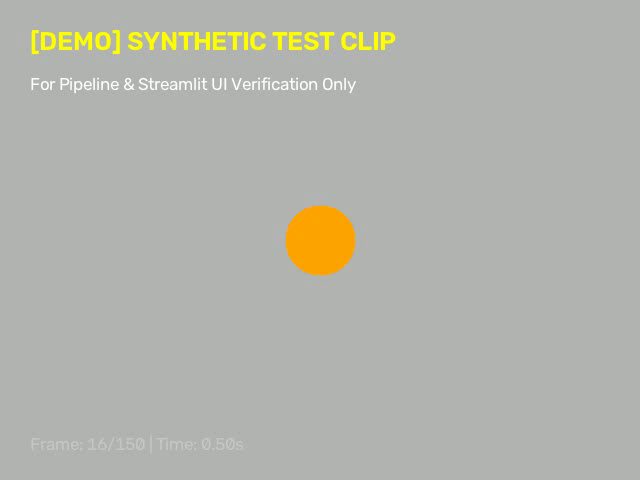
#> input picture frame 15 of data/demo_clips/demo_exam_session_[DEMO].mp4, 640 x 480 px
$ python diagnose_streamlit_yolo.py
#> lines starting #> are read from the running program, lines starting #| are printed output that depends on the picture
### src/utils/video_loader.py
"""
Video Loader and Validation Utility for Online Exam Proctoring Pipeline.
Handles video ingestion, format validation, property extraction, and frame iteration.
"""

from pathlib import Path
from typing import Dict, Any, Generator, Tuple, Optional
import cv2
import numpy as np
from src.config import FRAME_SKIP
from src.utils.logger import get_logger

logger = get_logger("video_loader")
#> (the call stopped at in _initialize_model, `self.model = YOLO("yolov5s.pt")`: ultralytics is not available in this run)

SUPPORTED_EXTENSIONS = {".mp4", ".avi", ".mov", ".mkv"}


class VideoValidationError(Exception):
    """Custom exception raised when video validation fails."""
    pass


class VideoProperties:
    """Read-only property container wrapper for VideoLoader properties."""

    def __init__(self, metadata: Dict[str, Any]):
        self.total_frames = metadata.get("frame_count", 0)
        self.fps = metadata.get("fps", 30.0)
        self.width = metadata.get("width", 0)
        self.height = metadata.get("height", 0)
        self.duration_sec = metadata.get("duration_sec", 0.0)

    # [10 lines left out: function __getitem__, not called in this run]


class VideoLoader:
    """Wraps OpenCV VideoCapture to validate videos and yield frames with frame-skip logic."""

    def __init__(self, video_path: Path, frame_skip: int = FRAME_SKIP):
        self.video_path = Path(video_path)
        self.frame_skip = frame_skip
        self.metadata = self.validate_and_get_info()
        self.properties = VideoProperties(self.metadata)

    def validate_and_get_info(self) -> Dict[str, Any]:
        """Validates video container format, file existence, and readable frames."""
        if not self.video_path.exists():
            raise VideoValidationError(f"Video file does not exist: {self.video_path}")

        if not self.video_path.is_file():
            raise VideoValidationError(f"Provided path is not a file: {self.video_path}")

        if self.video_path.suffix.lower() not in SUPPORTED_EXTENSIONS:
            raise VideoValidationError(
                f"Unsupported video extension '{self.video_path.suffix}'. "
                f"Supported: {SUPPORTED_EXTENSIONS}"
            )

        cap = cv2.VideoCapture(str(self.video_path))
        if not cap.isOpened():
            cap.release()
            raise VideoValidationError(f"Failed to open video container: {self.video_path}")

        frame_count = int(cap.get(cv2.CAP_PROP_FRAME_COUNT))
        fps = float(cap.get(cv2.CAP_PROP_FPS))
        width = int(cap.get(cv2.CAP_PROP_FRAME_WIDTH))
        height = int(cap.get(cv2.CAP_PROP_FRAME_HEIGHT))

        if frame_count <= 0 or width <= 0 or height <= 0:
            cap.release()
            raise VideoValidationError(
                f"Corrupt video metadata for {self.video_path.name}: "
                f"frames={frame_count}, width={width}, height={height}"
            )

        # Attempt reading the first frame to verify readability
        ret, first_frame = cap.read()
#> first_frame is the input picture: shape (480, 640, 3); mean B, G, R 172.4, 179.9, 179.1
        cap.release()

        if not ret or first_frame is None:
            raise VideoValidationError(f"Video opened but first frame could not be read: {self.video_path}")

        duration_sec = frame_count / fps if fps > 0 else 0.0

        info = {
            "file_name": self.video_path.name,
            "file_path": str(self.video_path),
            "frame_count": frame_count,
            "fps": fps,
            "width": width,
            "height": height,
            "duration_sec": duration_sec
        }
        logger.info(
            f"Validated video '{self.video_path.name}': "
            f"{width}x{height} @ {fps:.1f} FPS, {frame_count} frames, {duration_sec:.2f}s"
        )
        return info

    def read_frames(self, frame_skip: Optional[int] = None) -> Generator[Tuple[int, float, np.ndarray], None, None]:
        """
        Yields (frame_index, timestamp_seconds, frame_bgr) for every `frame_skip`-th frame.
        Guarantees exact frame-level index tracking.
        """
        effective_skip = frame_skip if frame_skip is not None else self.frame_skip
        cap = cv2.VideoCapture(str(self.video_path))
        if not cap.isOpened():
            raise VideoValidationError(f"Cannot open video for reading: {self.video_path}")

        frame_idx = 0
        fps = self.metadata.get("fps", 30.0)
        fps = fps if fps > 0 else 30.0

        try:
            while True:
                ret, frame = cap.read()
                if not ret or frame is None:
                    break

                if frame_idx % effective_skip == 0:
                    timestamp = frame_idx / fps
                    yield (frame_idx, timestamp, frame)

                frame_idx += 1
        finally:
            cap.release()
            logger.debug(f"Closed video reader for '{self.video_path.name}'. Processed {frame_idx} frames total.")

### src/preprocessing/keyframe_extractor.py
"""
Key-Frame Extraction Module for Online Exam Proctoring Pipeline.
Implements fixed-threshold motion difference frame selection:
  SumDiff = sum(abs(F_t - F_{t-1}))
  Key-Frame Condition: SumDiff > T (where T = 340,000 and frame_skip = 3)
As specified in project_report.pdf (Ramzan et al., 2024).
"""

from pathlib import Path
from typing import Tuple, Dict, Any, Optional, Generator
import cv2
import numpy as np
from src.config import MOTION_THRESHOLD, FRAME_SKIP
from src.utils.logger import get_logger
from src.utils.video_loader import VideoLoader

logger = get_logger("keyframe_extractor")


class KeyFrameExtractor:
    """
    Evaluates frame-to-frame pixel differences against motion threshold T.
    Normalizes pixel area across resolutions to ensure invariant key-frame extraction
    for general real-world examination videos (480p, 720p, 1080p).
    """

    def __init__(
        self,
        threshold: float = MOTION_THRESHOLD,
        frame_skip: int = FRAME_SKIP,
        motion_threshold: Optional[float] = None,
        min_keyframe_interval: int = 1
    ):
        eff_threshold = motion_threshold if motion_threshold is not None else threshold
        self.threshold = float(eff_threshold)
        self.motion_threshold = float(eff_threshold)
        self.frame_skip = int(frame_skip)
        self.min_keyframe_interval = int(min_keyframe_interval)
        self.prev_frame_gray: Optional[np.ndarray] = None
        self.last_motion_sum: float = 0.0
        self.reset()

        logger.info(f"Initialized KeyFrameExtractor (Fixed Threshold T={self.threshold}, frame_skip={self.frame_skip})")

    def reset(self):
        """Resets key-frame extractor state between videos."""
        self.prev_frame_gray = None
        self.last_motion_sum = 0.0

    def compute_frame_difference(self, current_frame: np.ndarray) -> float:
        """
        Computes absolute frame difference sum:
        SumDiff = sum(abs(F_t - F_{t-1}))
        Normalized to 640x480 resolution baseline for resolution-invariant motion detection.
        """
        if current_frame is None or current_frame.size == 0:
            raise ValueError("Invalid empty frame passed to difference calculation.")

        if len(current_frame.shape) == 3 and current_frame.shape[2] == 3:
            curr_gray = cv2.cvtColor(current_frame, cv2.COLOR_BGR2GRAY)
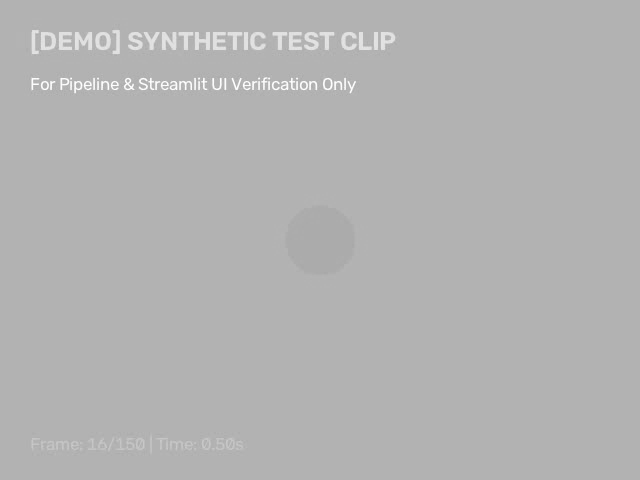
#> curr_gray: shape (480, 640); min 165, max 255, mean 178.7
        else:
            curr_gray = current_frame

        if self.prev_frame_gray is None:
            self.prev_frame_gray = curr_gray
            self.last_motion_sum = float("inf")
            return float("inf")

        diff = cv2.absdiff(curr_gray, self.prev_frame_gray)
        raw_sum_diff = float(np.sum(diff))

        # Resolution area normalization relative to 640x480 baseline (307,200 pixels)
        h, w = curr_gray.shape[:2]
        area_scale = (w * h) / 307200.0 if (w * h > 0) else 1.0
        norm_sum_diff = raw_sum_diff / max(0.1, area_scale)

        self.last_motion_sum = norm_sum_diff
        self.prev_frame_gray = curr_gray
        return norm_sum_diff

    # [4 lines left out: function should_keep_frame, not called in this run]

    def process_frame(
        self,
        current_frame: np.ndarray,
        frame_idx: int = 0,
        timestamp: float = 0.0
    ) -> Tuple[bool, float, Dict[str, Any]]:
        """
        Processes a single frame and evaluates if it qualifies as a key-frame.
        Returns Tuple[is_key_frame: bool, sum_diff: float, metadata: dict].
        """
        sum_diff = self.compute_frame_difference(current_frame)
#> sum_diff = inf
        if sum_diff == float("inf"):
            is_key_frame = True
            reason = "initial_baseline_frame"
        elif sum_diff > self.threshold:
            is_key_frame = True
            reason = "exceeds_fixed_threshold"
        else:
            is_key_frame = False
            reason = "below_threshold_discarded"

        metadata = {
            "frame_idx": frame_idx,
            "timestamp": timestamp,
            "sum_diff": sum_diff,
            "threshold": self.threshold,
            "reason": reason
        }
#> metadata = {'frame_idx': 0, 'timestamp': 0, 'sum_diff': inf, 'threshold': 340000, 'reason': 'initial_baseline_frame'}

        return is_key_frame, sum_diff, metadata

    # [11 lines left out: function extract_keyframes, not called in this run]

### src/utils/logger.py
"""
Logging Utility for Online Exam Proctoring Pipeline.
"""

import logging
import sys
from pathlib import Path
from src.config import RESULTS_DIR


def get_logger(name: str = "exam_proctoring", log_file: str = "app.log") -> logging.Logger:
    """Configures and returns a logger instance with console and file handlers."""
    logger = logging.getLogger(name)
    logger.setLevel(logging.INFO)

    if logger.hasHandlers():
        return logger

    # Formatting
    formatter = logging.Formatter(
        "[%(asctime)s] [%(levelname)s] [%(name)s] %(message)s",
        datefmt="%Y-%m-%d %H:%M:%S"
    )

    # Console Handler
    console_handler = logging.StreamHandler(sys.stdout)
    console_handler.setFormatter(formatter)
    logger.addHandler(console_handler)

    # File Handler
    try:
        RESULTS_DIR.mkdir(parents=True, exist_ok=True)
        file_handler = logging.FileHandler(RESULTS_DIR / log_file, encoding="utf-8")
        file_handler.setFormatter(formatter)
        logger.addHandler(file_handler)
    except Exception as e:
        console_handler.setFormatter(formatter)

    return logger

### src/models/yolov5_detector.py
"""
YOLOv5 Object Detection & Fine-Tuning Branch Wrapper.
Kept as a separate detection module branch per project methodology.
As specified in project_report.pdf (Ramzan et al., 2024).
"""

from pathlib import Path
from typing import Dict, Any, List, Optional, Tuple, Union
import numpy as np
import yaml
from src.config import CLASS_NAMES, NUM_CLASSES, YOLOV5_DATA_DIR, RAW_PUBLIC_DATASET_DIR, WEIGHTS_DIR
from src.utils.logger import get_logger

logger = get_logger("yolov5_detector")


class YOLOv5Detector:
    """
    Dedicated YOLOv5 Object Detection & Abnormal Activity Localizer.
    Maintains custom data.yaml generation and Ultralytics YOLOv5 interface.
    """

    def __init__(
        self,
        weights_path: Optional[Union[str, Path]] = None,
        device: str = "cpu",
        conf_threshold: float = 0.25
    ):
        self.device = device
        self.conf_threshold = conf_threshold
        self.model_name = "yolov5"
        self.weights_path = Path(weights_path) if weights_path else None
        self.model = None

        self._initialize_model()

    def _initialize_model(self):
        """Initializes Ultralytics YOLOv5 architecture backbone."""
        try:
            from ultralytics import YOLO
            best_pt = WEIGHTS_DIR / "yolov5_best.pt"
            target_pt = self.weights_path if (self.weights_path and self.weights_path.exists()) else (best_pt if best_pt.exists() else None)

            if target_pt and target_pt.exists():
                self.model = YOLO(str(target_pt))
                self.weights_path = target_pt
                logger.info(f"Loaded YOLOv5 custom checkpoint from {target_pt}")
            else:
                self.model = YOLO("yolov5s.pt")
                logger.info("Initialized default YOLOv5s architecture backbone.")
        except Exception as e:
            logger.warning(f"Ultralytics YOLOv5 initialization warning: {e}. Running in structural simulation mode.")
            self.model = None

    # [25 lines left out: function generate_data_yaml, not called in this run]

    def predict_frame(self, frame: np.ndarray) -> List[Dict[str, Any]]:
        """
        Runs object detection on a key-frame tensor/image matrix.
        Returns list of detections: [{"class_id": int, "class_name": str, "confidence": float, "bbox": [x1,y1,x2,y2]}]
        """
        if self.model is None or frame is None:
            return []

        # Convert OpenCV BGR array to RGB for Ultralytics YOLO model
        if isinstance(frame, np.ndarray) and frame.ndim == 3 and frame.shape[2] == 3:
            import cv2
            input_frame = cv2.cvtColor(frame, cv2.COLOR_BGR2RGB)
        else:
            input_frame = frame

        results = self.model(input_frame, verbose=False, conf=self.conf_threshold)
        detections = []

        for r in results:
            boxes = r.boxes
            for box in boxes:
                cls_id = int(box.cls[0].item())
                conf = float(box.conf[0].item())
                xyxy = box.xyxy[0].tolist()

                cls_name = CLASS_NAMES[cls_id] if cls_id < len(CLASS_NAMES) else f"class_{cls_id}"

                detections.append({
                    "class_id": cls_id,
                    "class_name": cls_name,
                    "confidence": conf,
                    "bbox": xyxy
                })

        return detections

    def detect(self, frame: np.ndarray) -> List[Dict[str, Any]]:
        """Alias for predict_frame."""
        return self.predict_frame(frame)

    # [9 lines left out: function get_summary, not called in this run]

### scratch/diagnose_streamlit_yolo.py
"""
Diagnostic script to test YOLOv5 inference on demo_exam_session_[DEMO].mp4 and temp videos.
"""

import sys
from pathlib import Path
PROJECT_ROOT = Path(__file__).resolve().parent.parent
if str(PROJECT_ROOT) not in sys.path:
    sys.path.insert(0, str(PROJECT_ROOT))

import cv2
from src.config import MOTION_THRESHOLD, FRAME_SKIP
from src.utils.video_loader import VideoLoader
from src.preprocessing.keyframe_extractor import KeyFrameExtractor
from src.models.yolov5_detector import YOLOv5Detector

def diagnose_videos():
    yolo_detector = YOLOv5Detector()
    print(f"Loaded weights path: {yolo_detector.weights_path}")

    videos_to_test = []

    # Demo clip
    demo_video = Path("data/demo_clips/demo_exam_session_[DEMO].mp4")
    if demo_video.exists():
        videos_to_test.append(demo_video)

    # Temp videos
    temp_dir = Path(r"C:\Users\VIghnesh\AppData\Local\Temp")
    temp_files = sorted(list(temp_dir.glob("tmp*.mp4")), key=lambda p: p.stat().st_mtime, reverse=True)
    videos_to_test.extend(temp_files[:3])

    for vpath in videos_to_test:
        print("\n" + "=" * 60)
        print(f"TESTING VIDEO: {vpath.name}")
        print("=" * 60)

        loader = VideoLoader(vpath)
        meta = loader.metadata
        print(f"Frames: {meta['frame_count']}, Duration: {meta['duration_sec']:.2f}s")

        keyframe_extractor = KeyFrameExtractor(threshold=MOTION_THRESHOLD, frame_skip=FRAME_SKIP)
        kf_count = 0
        yolo_det_count = 0
        yolo_kf_with_dets = 0
        det_classes = {}

        for frame_idx, timestamp_sec, raw_frame in loader.read_frames(frame_skip=FRAME_SKIP):
            is_kf, _, _ = keyframe_extractor.process_frame(raw_frame, frame_idx, timestamp_sec)
#> is_kf = True
            if is_kf:
                kf_count += 1

                # Test 1: Predict on raw BGR frame
                dets_bgr = yolo_detector.predict_frame(raw_frame)
#> dets_bgr = []

                # Test 2: Predict on RGB frame
                rgb_frame = cv2.cvtColor(raw_frame, cv2.COLOR_BGR2RGB)
                dets_rgb = yolo_detector.predict_frame(rgb_frame)
#> dets_rgb = []

                # Combine / log results
                dets = dets_rgb if dets_rgb else dets_bgr
#> dets = []
                if dets:
                    yolo_kf_with_dets += 1
                    yolo_det_count += len(dets)
                    for d in dets:
                        cls = d["class_name"]
                        det_classes[cls] = det_classes.get(cls, 0) + 1

                if is_kf and kf_count <= 5:
                    print(f"  Key-Frame #{kf_count} (f_idx={frame_idx}): BGR dets={len(dets_bgr)}, RGB dets={len(dets_rgb)}")
#|   Key-Frame #1 (f_idx=0): BGR dets=0, RGB dets=0

        print(f"Summary: Key-Frames={kf_count}, Key-Frames with Dets={yolo_kf_with_dets}, Total Dets={yolo_det_count}")
        print(f"Class Breakdown: {det_classes}")

if __name__ == "__main__":
    diagnose_videos()
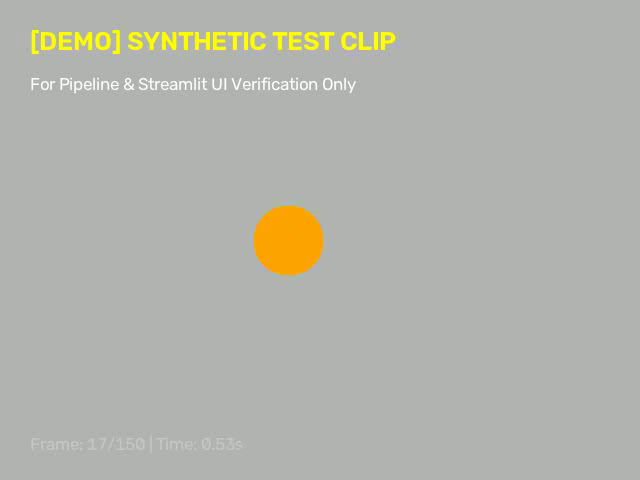
#> input picture frame 16 of data/demo_clips/demo_exam_session_[DEMO].mp4, 640 x 480 px
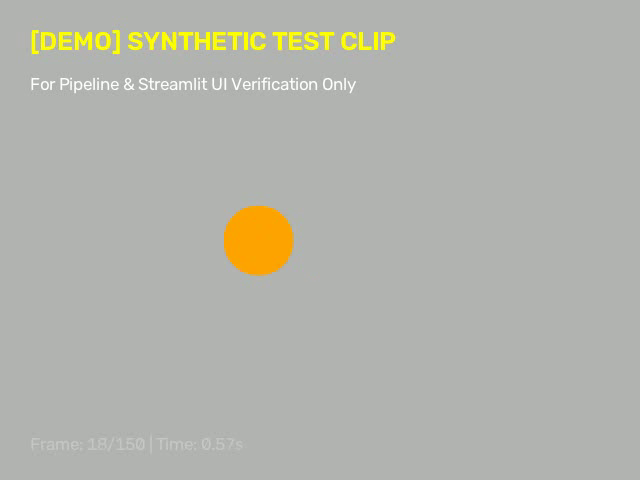
#> input picture frame 17 of data/demo_clips/demo_exam_session_[DEMO].mp4, 640 x 480 px
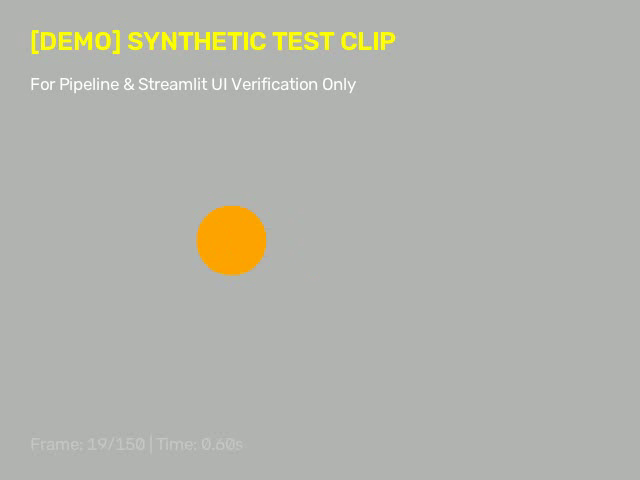
#> input picture frame 18 of data/demo_clips/demo_exam_session_[DEMO].mp4, 640 x 480 px

$ run again, starting later in the video
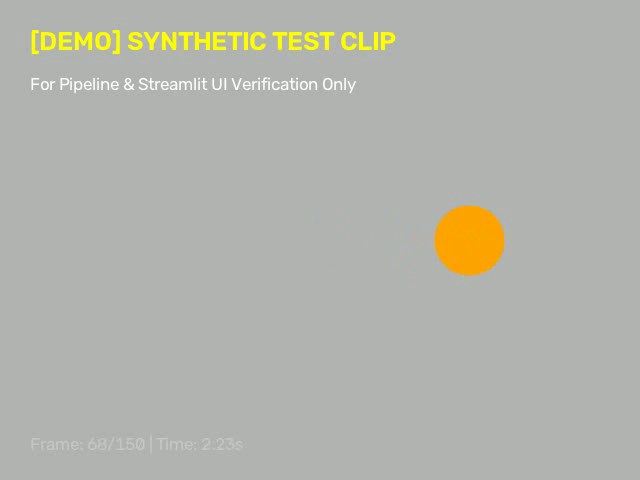
#> input picture frame 67 of data/demo_clips/demo_exam_session_[DEMO].mp4, 640 x 480 px
#> in validate_and_get_info, first_frame is the input picture: shape (480, 640, 3); mean B, G, R 172.4, 179.9, 179.1
#> sum_diff = inf
#> metadata = {'frame_idx': 0, 'timestamp': 0, 'sum_diff': inf, 'threshold': 340000, 'reason': 'initial_baseline_frame'}
#> is_kf = True
#> dets_bgr = []
#|   Key-Frame #1 (f_idx=0): BGR dets=0, RGB dets=0
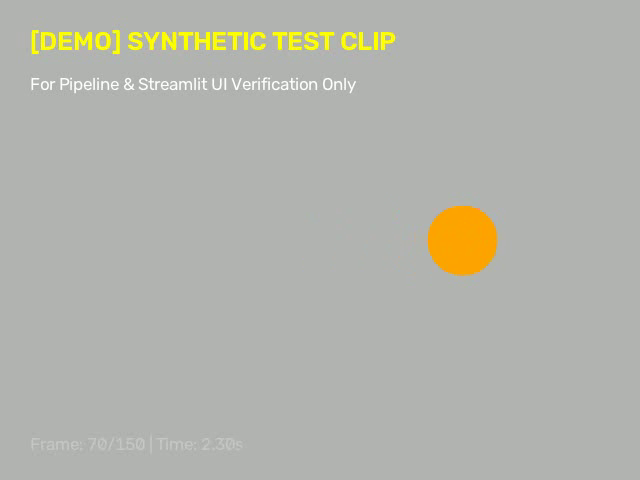
#> input picture frame 69 of data/demo_clips/demo_exam_session_[DEMO].mp4, 640 x 480 px
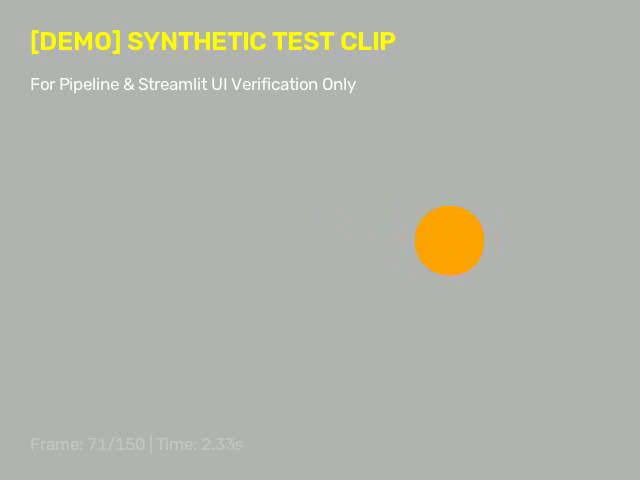
#> input picture frame 70 of data/demo_clips/demo_exam_session_[DEMO].mp4, 640 x 480 px

$ run again, starting later in the video
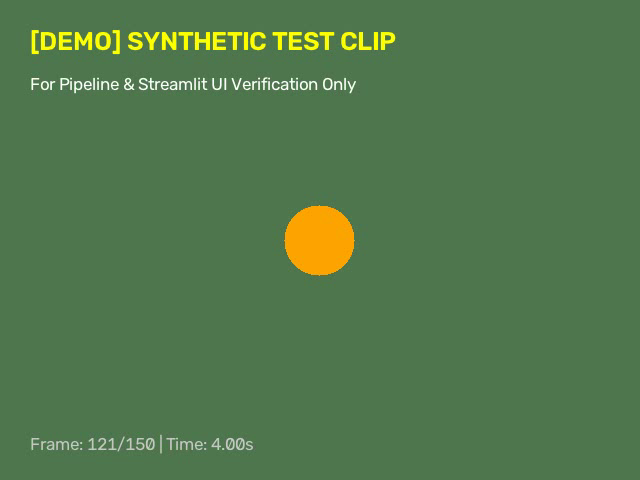
#> input picture frame 120 of data/demo_clips/demo_exam_session_[DEMO].mp4, 640 x 480 px
#> in validate_and_get_info, first_frame is the input picture: shape (480, 640, 3); mean B, G, R 76.3, 120.7, 83
#> in compute_frame_difference, `curr_gray = cv2.cvtColor(current_frame, cv2.COLOR_BGR2GRAY)`:
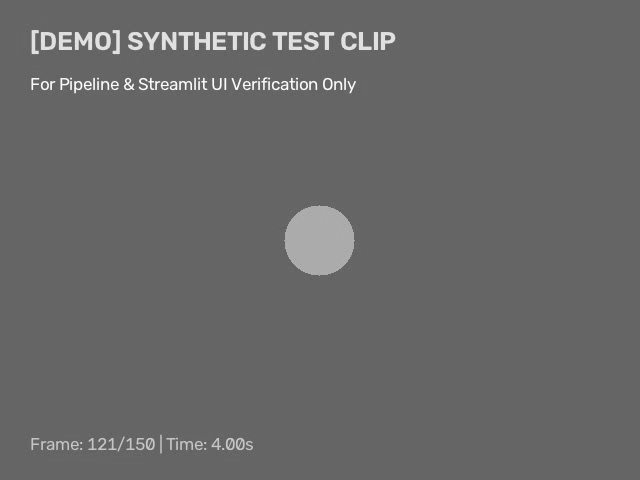
#> curr_gray: shape (480, 640); min 90, max 254, mean 104
#> sum_diff = inf
#> metadata = {'frame_idx': 0, 'timestamp': 0, 'sum_diff': inf, 'threshold': 340000, 'reason': 'initial_baseline_frame'}
#> is_kf = True
#> dets_bgr = []
#|   Key-Frame #1 (f_idx=0): BGR dets=0, RGB dets=0
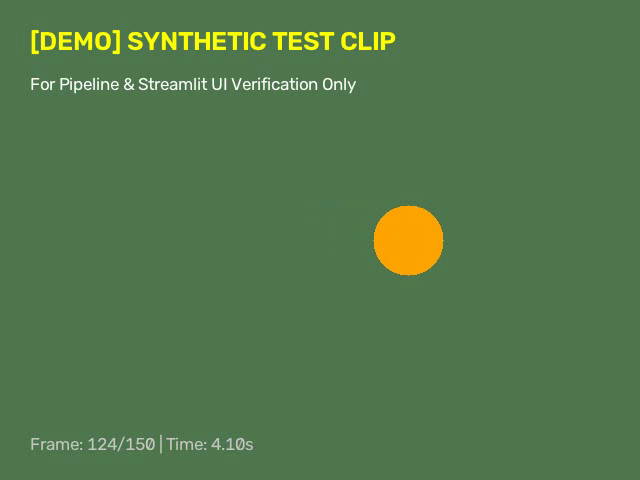
#> input picture frame 123 of data/demo_clips/demo_exam_session_[DEMO].mp4, 640 x 480 px
